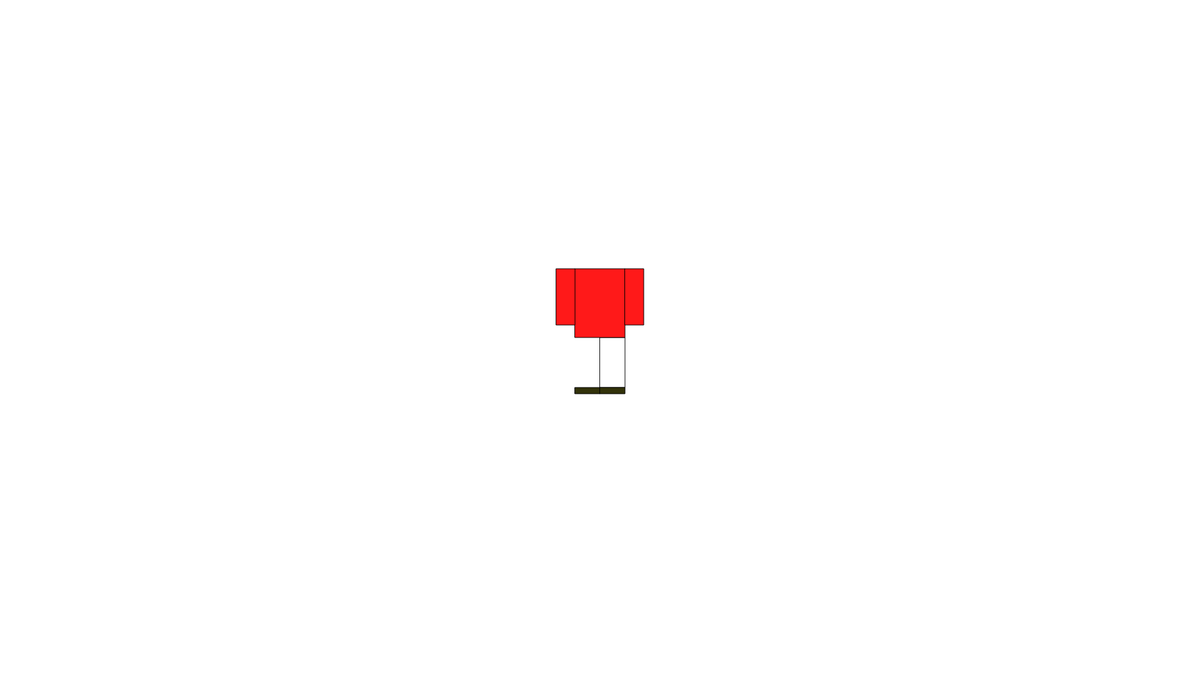
Frame 1 (no input)
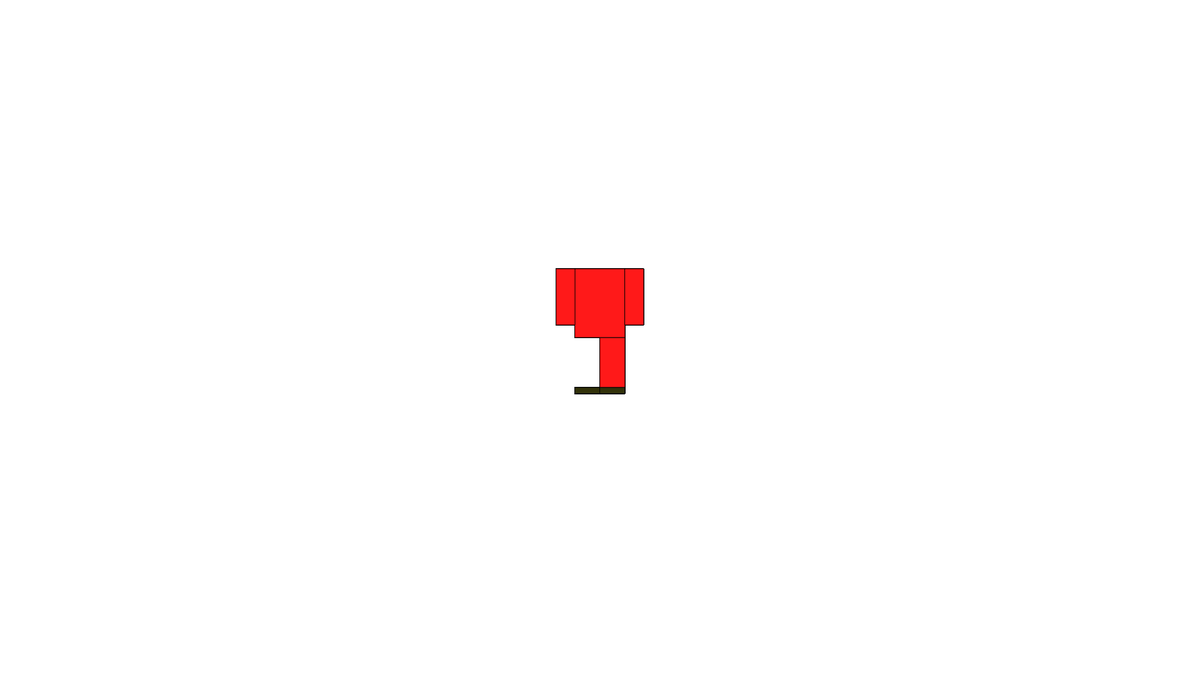
Frame 60 (no input)
Frame 120 (the mouse pressed at the canvas centre since frame 60): identical to frame 60, image omitted

The p5.js sketch that drew these frames (run headless with seeded random() and noise() and a simulated clock; from frame 60 on, the mouse is pressed at the canvas centre):

// p5.js sketch
// ── sketch.js
function setup() {
  createCanvas(1920, 1080);
}

function draw() {
  rect(1920/2,1080/2,40,80)
  fill (50,50,10)
  stroke(2)
  rect(920,620,40,10)
  fill (50,50,10)
  stroke(2)
  rect(960,620,40,10)
  fill (255,25,25)
  stroke(2)
  rect(920,430,80,110)
  fill (255,25,25)
  stroke(2)
  rect(890,430,30,90)
  fill (255,25,25)
  stroke(2)
  rect(1000,430,30,90)
}
